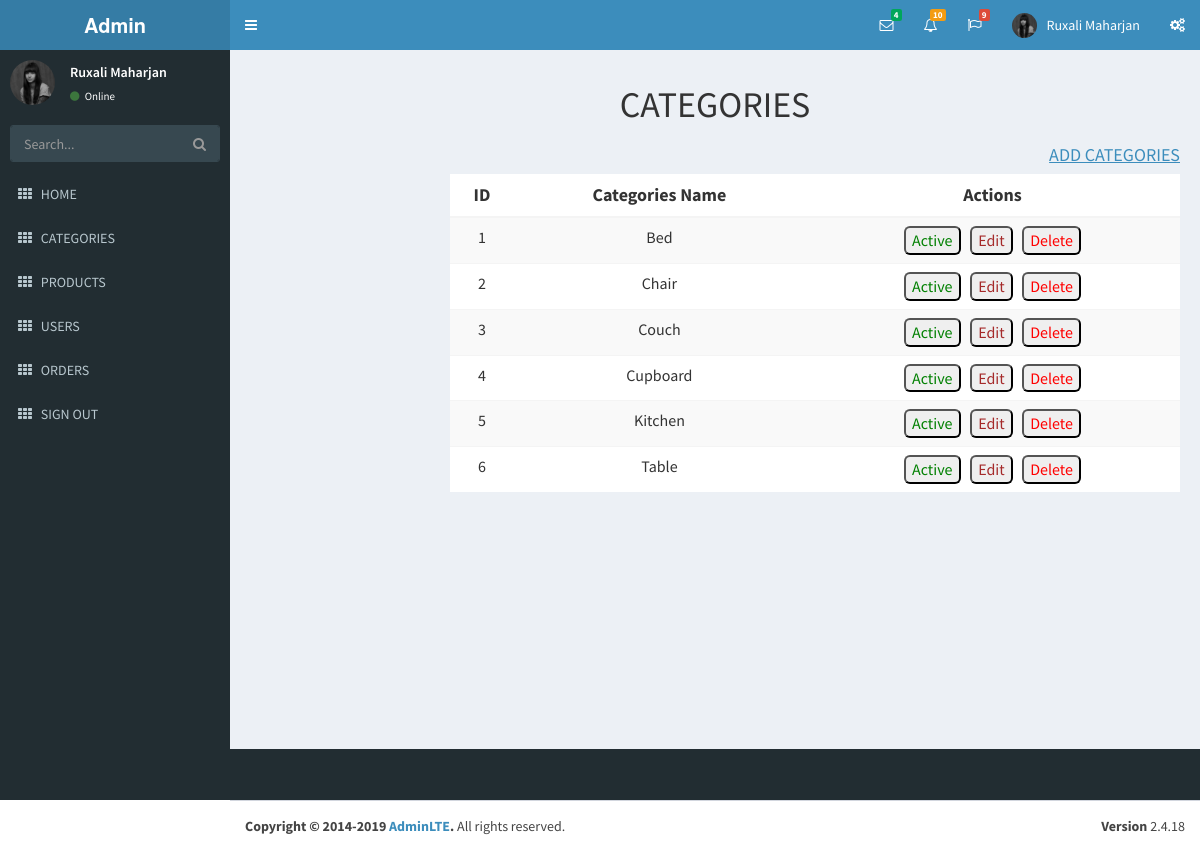
The app's page /admin/categories.php (signed in) with its own data.
### tables this page shows
CREATE TABLE `categories` (
  `id` int(11) NOT NULL,
  `name` varchar(255) NOT NULL,
  `image` varchar(255) NOT NULL,
  `created_at` timestamp NOT NULL DEFAULT current_timestamp(),
  `updated_at` timestamp NOT NULL DEFAULT current_timestamp(),
  `status` int(11) NOT NULL,
  `fileurl` varchar(255) NOT NULL
);

### admin/categories.php (the view, shortened to what this page needs)
<!DOCTYPE html>
<html>
<?php
require('../connect.php');
$sql = "select * from categories order by name asc";
$res = mysqli_query($connect, $sql);
?>
<?php
include('adminfiles/head.php')
?>
<body class="hold-transition skin-blue sidebar-mini">
  <div class="wrapper">
    <?php
    include('adminfiles/header.php')
    ?>
    <?php
    include('adminfiles/aside.php');
    ?>
    <div class="content-wrapper">
      <section class="content-header">
        <center>
          <h1>
            CATEGORIES
          </h1>
        </center>
      </section>
      <div class="container">
        <div class="col-md-8 col-md-offset-2">
          <h4 class="text-right"><a href="addCategories.php"><u>ADD CATEGORIES</u></a>
          </h4>
          <table class="table table-striped text-center" style="background-color: white;">
            <thead>
              <tr>
                <th style="font-size: large;">ID</th>
                <th style="font-size: large;">Categories Name</th>
                <th style="font-size: large;">Actions</th>
              </tr>
            </thead>
            <tbody>
              <?php
              while ($row = mysqli_fetch_assoc($res)) { ?>
                <tr>
                  <td style="font-size: medium;"><?php echo $row['id'] ?></td>
                  <td style="font-size: medium;"><?php echo $row['name'] ?></td>
                  <td style="font-size: medium;">
                  <div class="buttons">
                    <?php
                    if ($row['status'] == 1) {
                      echo "<button style='border-radius:6px;' ><a style='color:green;' href = '?type=status&operation=deactive&id=" . $row['id'] . "'>Active</a></button>&nbsp;&nbsp;&nbsp;";
                    } else {
                      echo "<button  style='border-radius:6px;'><a style='color:blue;' href = '?type=status&operation=active&id=" . $row['id'] . " '>Deactive</a></button>&nbsp;&nbsp;&nbsp;";
                    }
                    echo "<button style='border-radius:6px;'><a style='color:brown;' href ='addCategories.php?updatecat=" . $row['id'] . "'>Edit</a></button>&nbsp;&nbsp;&nbsp;";
                    echo "<button style='border-radius:6px;'><a style='color:red' href = '?type=delete&id=" . $row['id'] . "'>Delete</a></button>";
                    ?>
                    </div>
                  </td>
                </tr>
              <?php } ?>
            </tbody>
          </table>
        </div>
      </div>
    </div>
  </div>
  <?php
  include('adminfiles/footer.php');
  ?>
</body>
</html>

### admin/categories.php (style rules this page uses)
.buttons { display: flex; justify-content: center; }

### records on screen
categories: id "1", name "Bed"
categories: id "2", name "Chair"
categories: id "3", name "Couch"
categories: id "4", name "Cupboard"
categories: id "5", name "Kitchen"
categories: id "6", name "Table"
